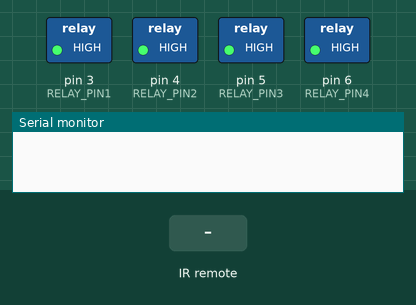
The sketch below on a simulated Arduino Uno, built with avr-gcc and run on an emulated ATmega328P. Shown: switched loads named in the sketch (green lamp = pin HIGH), the last lines printed to the serial monitor. The inputs (shaded band) are chosen by the test bench.

Above: at 1.2 s.
1.3 s: infrared code 0xFD08F7 received
At 2.5 s:
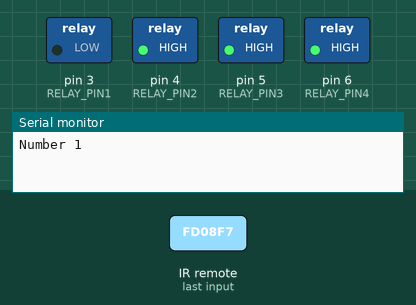
2.8 s: infrared code 0xFD8877 received
At 3.7 s:
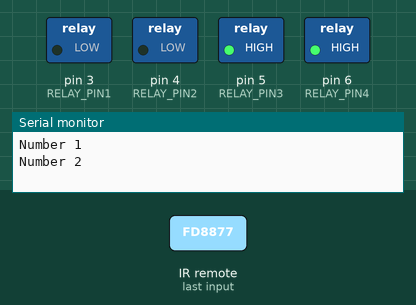
4.3 s: infrared code 0xFD48B7 received
At 4.9 s:
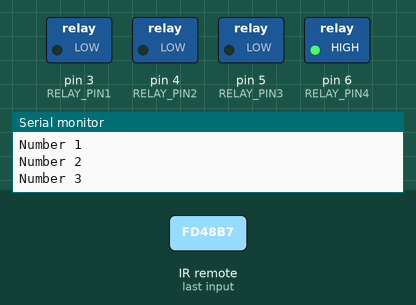
5.8 s: infrared code 0xFD28D7 received
At 7.0 s:
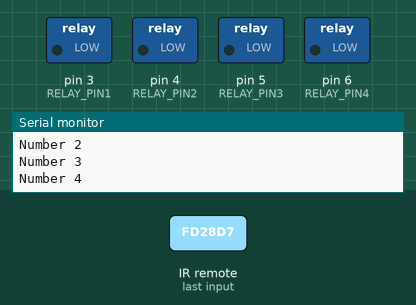
7.3 s: infrared code 0xFD08F7 received
At 8.4 s:
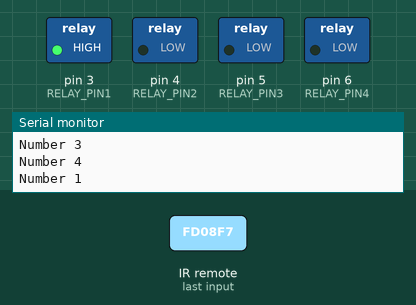
8.8 s: infrared code 0xFD8877 received
At 9.5 s:
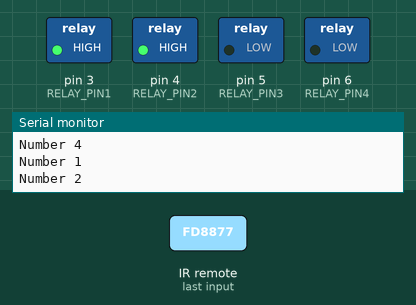
Timing chart, 0 to 11.3 s (numbered marks = the images above; inputs shaded):
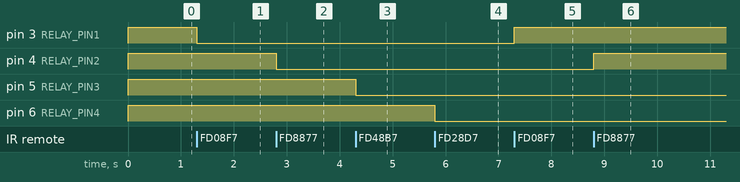

The sketch:

Nano_IR_Remote_4Relay.ino
```cpp
//!------------------------------------------//
//!             Roger Takeshita              //
//!    https://github.com/Roger-Takeshita    //
//!------------------------------------------//

//? About
//* IR Remote with IR receiver, the hex codes were modified to match the Tinkercad website. You modify accordenly to your remote.

//? Simulation
//* https://www.tinkercad.com/things/bG4kuE9qqGp

//!======================================================================LIBRARIES
   #include <IRremote.h>
//!======================================================================VARS
   int RECV_PIN   = 2;
   int RELAY_PIN1 = 3;
   int RELAY_PIN2 = 4;
   int RELAY_PIN3 = 5;
   int RELAY_PIN4 = 6;
   unsigned long last_result = millis();
   unsigned long update_result = 150;
   IRrecv irrecv(RECV_PIN);
   decode_results results;
//!======================================================================FUNCTIONS
   void decode_signal() {
      if (irrecv.decode(&results)) {
         if (millis() - last_result > update_result) {
            switch(results.value) {
               case 0xFD30CF:
                  Serial.println("Number 0");
               break;
               case 0xFD08F7:
                  Serial.println("Number 1");
                  digitalWrite(RELAY_PIN1, !digitalRead(RELAY_PIN1));
               break;
               case 0xFD8877:
                  Serial.println("Number 2");
                  digitalWrite(RELAY_PIN2, !digitalRead(RELAY_PIN2));
               break;
               case 0xFD48B7:
                  Serial.println("Number 3");
                  digitalWrite(RELAY_PIN3, !digitalRead(RELAY_PIN3));
               break;
               case 0xFD28D7:
                  Serial.println("Number 4");
                  digitalWrite(RELAY_PIN4, !digitalRead(RELAY_PIN4));
               break;
               case 0xFDA857:
                  Serial.println("Number 5");
               break;
               case 0xFD6897:
                  Serial.println("Number 6");
               break;
               case 0xFD18E7:
                  Serial.println("Number 7");
               break;
               case 0xFD9867:
                  Serial.println("Number 8");
               break;
               case 0xFD58A7:
                  Serial.println("Number 9");
               break;
               case 0xFD00FF:
                  Serial.println("On/Off");
                  digitalWrite(RELAY_PIN1, LOW);
                  digitalWrite(RELAY_PIN2, LOW);
                  digitalWrite(RELAY_PIN3, LOW);
                  digitalWrite(RELAY_PIN4, LOW);
               break;
               case 0xFFFFFFFF:
                  Serial.println("UNKNOWN");
               break;
            }
         }
         last_result = millis();
         irrecv.resume(); // Receive the next value
      }
   }
//!======================================================================SETUP
   void setup() {
      pinMode(RELAY_PIN1, OUTPUT);
      pinMode(RELAY_PIN2, OUTPUT);
      pinMode(RELAY_PIN3, OUTPUT);
      pinMode(RELAY_PIN4, OUTPUT);
      digitalWrite(RELAY_PIN1, HIGH);
      digitalWrite(RELAY_PIN2, HIGH);
      digitalWrite(RELAY_PIN3, HIGH);
      digitalWrite(RELAY_PIN4, HIGH);
      Serial.begin(9600);
      irrecv.enableIRIn(); // Start the receiver
   }
//!======================================================================LOOP
   void loop() {
      decode_signal();
   }
```

Measured:
- after the input at 1.3 s, pin 3 (RELAY_PIN1): HIGH → LOW at once
- after the input at 2.8 s, pin 4 (RELAY_PIN2): HIGH → LOW at once
- after the input at 4.3 s, pin 5 (RELAY_PIN3): HIGH → LOW at once
- after the input at 5.8 s, pin 6 (RELAY_PIN4): HIGH → LOW at once
- after the input at 7.3 s, pin 3 (RELAY_PIN1): LOW → HIGH at once
- after the input at 8.8 s, pin 4 (RELAY_PIN2): LOW → HIGH at once
